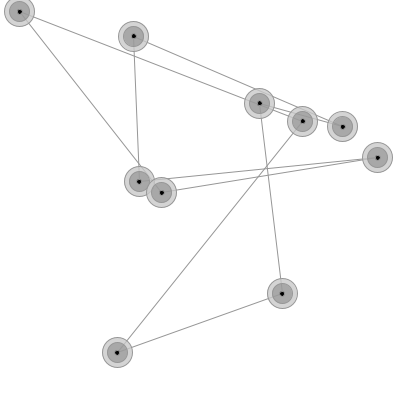
Frame 1 (no input)
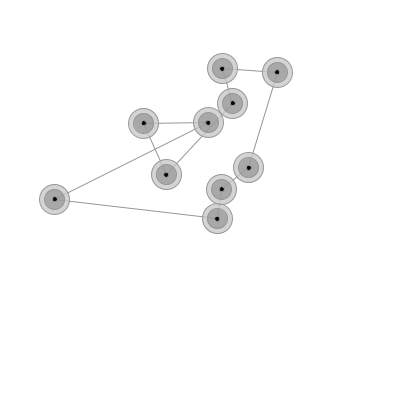
Frame 60 (the mouse pressed at the canvas centre just before this capture)
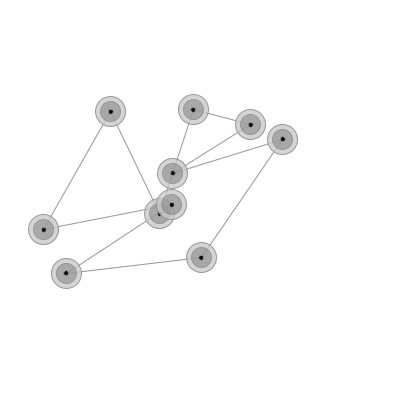
Frame 120 (the mouse held since frame 60 and released just before this capture)

The Processing sketch that drew these frames (run headless with seeded random() and noise(); from frame 60 on, the mouse is pressed at the canvas centre):

// Processing sketch: ChainOfPartclesAndSpring
// ── ChainOfPartclesAndSpring.pde
Particle [] chain;

//Global Variables
float k  = 1.0;  //spring constant
float mass = 1000.0; //mass
float rest = 100.0; //resting position
float damping = 0.99;
int numOfPParticle = 10;

void setup()
{
  size(400, 400);
  smooth();
  //noStroke();
  chain = new Particle[numOfPParticle];
  for (int i = 0; i<chain.length; i++)
  {
    chain[i] = new Particle();
  }
}

void draw()
{
  background(255);

  //1 - react (add acceleration to velocity and check boundary conditions
  for (int i = 0; i<chain.length; i++)
  {
    chain[i].react(chain, i);
  }

  //2 - add velocity to position
  for (int i = 0; i<chain.length; i++)
  {
    chain[i].move();
  }

  //3 - draw spring
  for (int i = 0; i<chain.length; i++)
  {
    chain[i].drawSpring(chain, i);
  }

  //4 - draw particles
  for (int i = 0; i<chain.length; i++)
  {
    chain[i].drawParticle();
  }
}



void mousePressed()
{
  for (int i = 0; i<chain.length; i++)
  {
    chain[i] = new Particle();
  }
}


// ── class_Particle.pde
class Particle
{
  //
  PVector position;
  PVector velocity;

  //contructor
  Particle()
  {
    //set particle's initial position and velocity
    position = new PVector(random(0, width), random(0, height));
    velocity = new PVector(random(-1, 1), random(-1, 1));
  }

  void react(Particle [] chain, int me)
  { 
    //1 - check distances between neighboring particles
    //in this case acceleration will be calculated in relation to the reaction of both neighbours
    for (int i = me-1; i<=me+1; i++)
    {
      //make sure boundary particles take into account the start or end of chain
      int i_c = (i+chain.length)%chain.length;

      if (i_c!=me)//check "me" against my neighbors, but NOT myself
      {
        //1 - calculate displacement based on distance between particles and rest length
        float distance = PVector.dist(position, chain[i_c].position);
        float displacement = distance - rest;

        //2 - find acceleration direction - we'll add the force "along" the spring
        PVector acceleration = PVector.sub(chain[i_c].position, position);
        //create a unit vector of the direction
        acceleration.normalize();

        //3 - calculate acceleration based on Newoton's 2nd Law and Hooke's Law of Elasticity
        //Hooke's Law of Elasticity-> F=k*x
        //Acceleration = Force/Mass
        //acceleration = k*displacement/mass
        acceleration.mult(k*displacement/mass);
        
        //4 - Add acceleration to velocity
        velocity.add(acceleration);
      }
    }
    
     //5 - check boundary conditions
    bounce();
    
    //6 - Damp movement, as if taking FRICTION into account
    velocity.mult(damping);
  }

  void move()
  {
    position.add(velocity);
  }

  void drawSpring(Particle [] chain, int me)
  {
    for (int i = me; i<=me+1; i++)
    {
      int i_c = (i+chain.length)%chain.length;
      if (i_c!=me)
      {
        stroke(150);
        line(position.x, position.y, chain[i_c].position.x, chain[i_c].position.y);
      }
    }
  }

  void drawParticle()
  {
    fill(200, 200);
    ellipse(position.x, position.y, 30, 30);
    fill(100, 100);
    ellipse(position.x, position.y, 20, 20);
    fill(0);
    ellipse(position.x, position.y, 5, 5);
  }

  void bounce()
  {
    if((position.x<0 && velocity.x<0)||(position.x>width && velocity.x>0))
    {
      velocity.x=-velocity.x;
    } 
    if((position.y<0 && velocity.y<0) || (position.y>height && velocity.y>0))
    {
      velocity.y=-velocity.y;
    } 
  }
}
